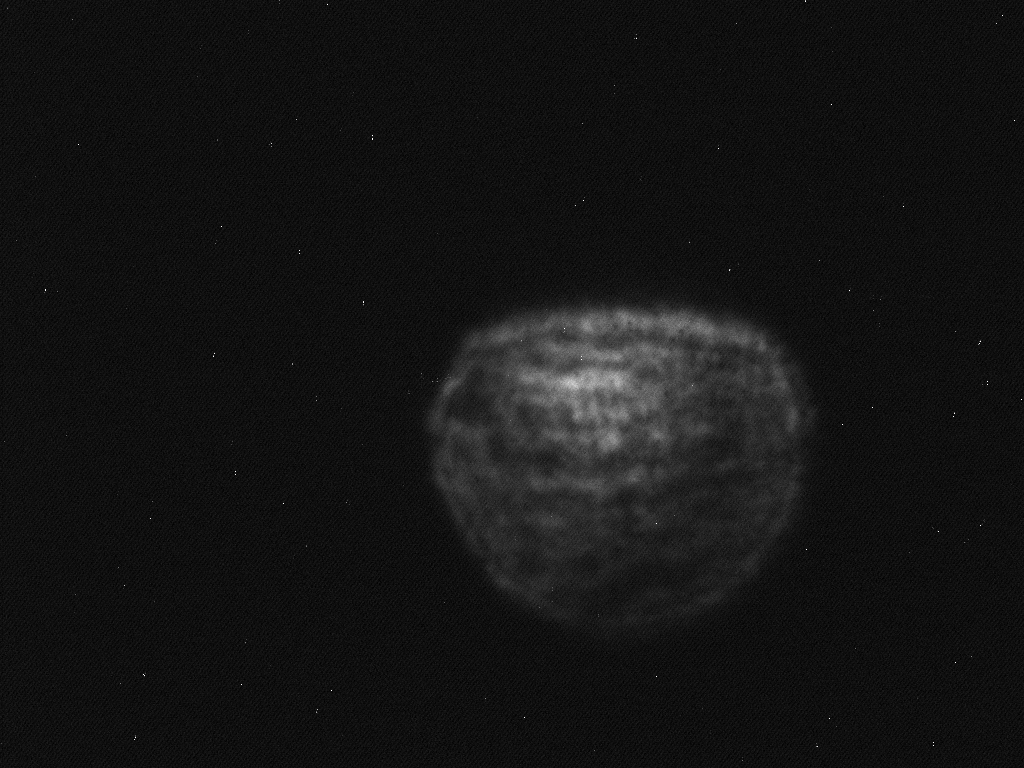
%> input picture SOSAGE_2/for_yine/CAM-XVC-20081216-123710_524.pgm, 1024 x 768 px; the run also reads 4 pictures not shown here
$ octave Generator_cathode.m   (GNU Octave 9; MATLAB toolbox functions it lacks are replaced by stand-ins)
%> lines starting %> are read from the running program, lines starting %| are printed output that depends on the picture
### SOSAGE_2/for_yine/Crop_Image.m
function Cropped_Image=Crop_Image (A);

fprintf('please choose the top left and bottom right for the part of the image\n')
imagesc(A)
%axis xy
MM= ginput(2);
MinX = round(MM(1,1));
MaxX = round(MM(2,1));
MinY = round(MM(1,2));
MaxY = round(MM(2,2));

MM


Cropped_Image = A(MinY:MaxY,MinX:MaxX);

### SOSAGE_2/for_yine/Generator_cathode.m

% gen_distrib will generate a distribution for the 6D phase to be an
% input  for Astra or for Parmela
% the code used a quasi random code the sobol sequence sobol.m was taken
% from http://www.math.uic.edu/~hanson/mcs507/cp4f04.html.


clear all; close all;


% set initial parameters

q 	= 1; % charge is 1 nc
stat 	= 1;
flag 	= -1;
c 	= 299792458;
m_ec2	= 0.5109e6;

%--------------------------------------------------------------------------
offsetX = 0;
offsetY = 0;
angle 	= -45*pi/180;
bin_size = 10e-6;
%--------------------------------------------------------------------------

% input from the user

%
%fname = 'LFDneg10.bmp'
%fname = 'vc.png'
fname1 = 'CAM-XVC-20081216-123710_524.pgm'
fname2 = 'CAM-XVC-20081216-123711_507.pgm'
fname3 = 'CAM-XVC-20081216-123712_553.pgm'
fbkgrd1=  'CAM-XVC-20081216-123747_526.pgm'
fbkgrd2=  'CAM-XVC-20081216-123746_483.pgm'
fbkgrd3=  'CAM-XVC-20081216-123749_542.pgm'

Ekin = 0.55;	% excess kinetic energy in eV (for thermal emittance)
sig_t = 1.915;	% laser pulse length in ps (laser assumed to be  Gaussian)
N = 100000;	% number of macroparticles to be generated

%---------------------------------------------------------------------------
%           main program
%
% read and normalize to unity the VC image:
I = (double(imread(fname1))+ double(imread(fname2))+double(imread(fname3)))/3.00;
%> I: size 768x1024 double; min 3.33, max 214.7, mean 19.9
B = (double(imread(fbkgrd1))+double(imread(fbkgrd2))+double(imread(fbkgrd3)))/3.00;
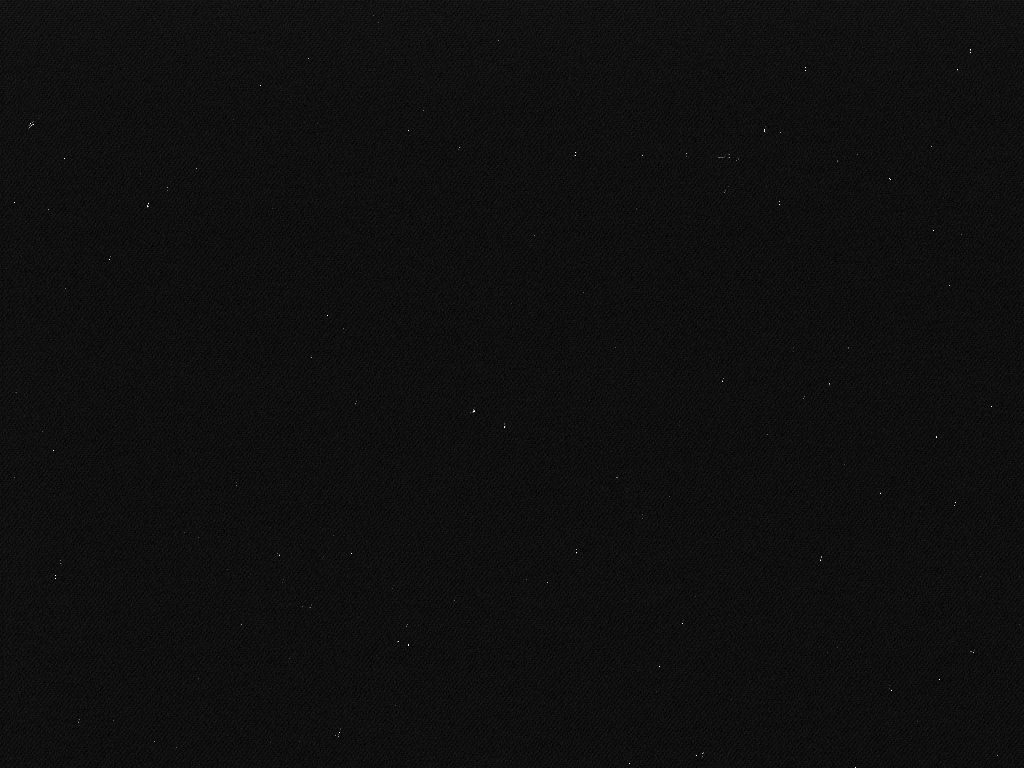
%> input picture SOSAGE_2/for_yine/CAM-XVC-20081216-123747_526.pgm, 1024 x 768 px
%> B: size 768x1024 double; min 2.33, max 101, mean 15
A0 = I-B; A=A0;
%> after `A0 = I-B`:
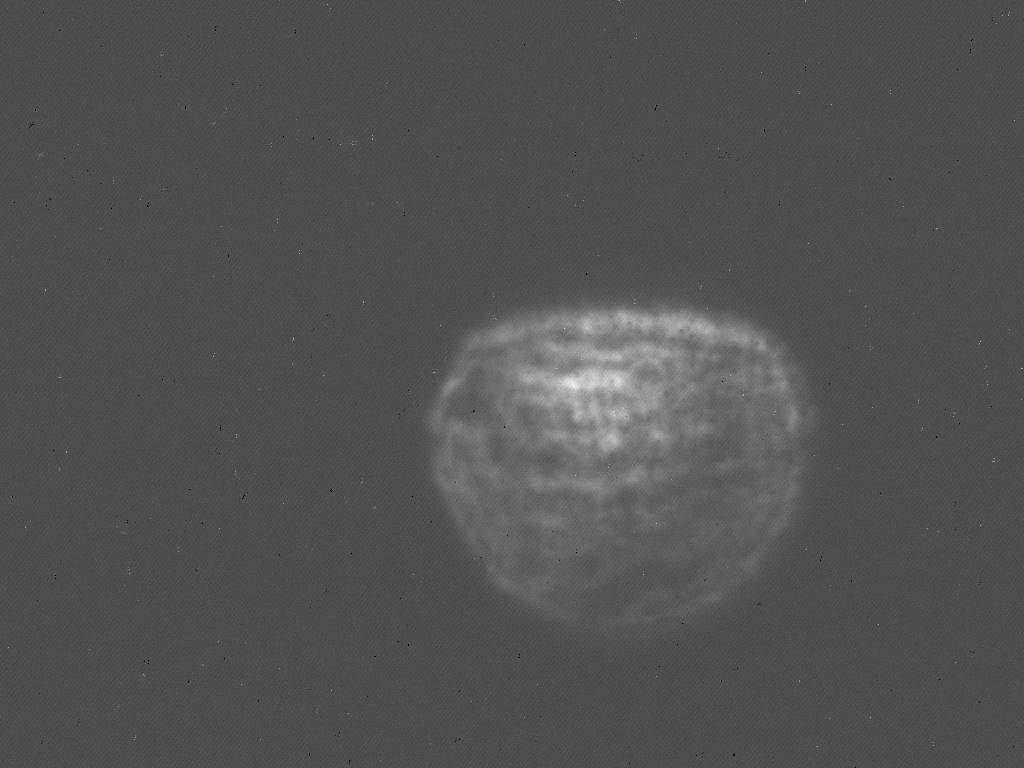
%> A0: size 768x1024 double; min -90.33, max 201, mean 4.9; drawn with min black and max white
A = medfilt2( A0, [5 3] );
A = A./max(max(A));
% remove some background
% select ROI
Cropped_Image=Crop_Image (A);
%> in Crop_Image, `imagesc(A)`:
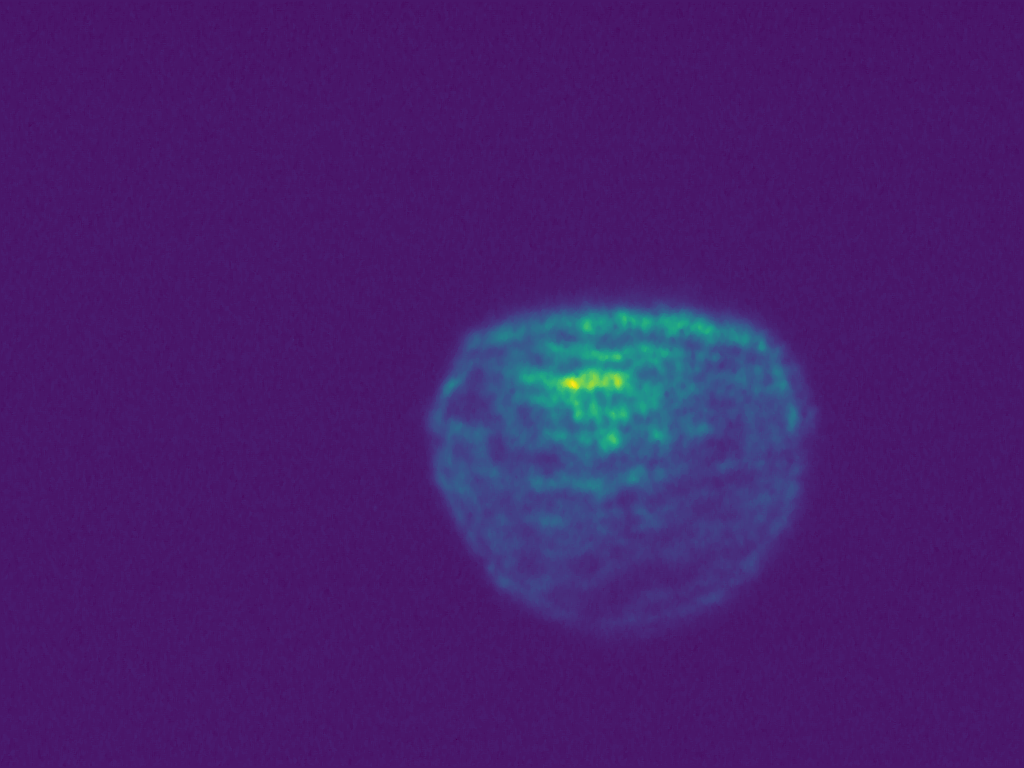
%> displayed picture: size 768x1024x3, on the screen's scale of 0 to 255; mean R, G, B 70.3, 31.2, 109.5
%> the run ends on the next line
